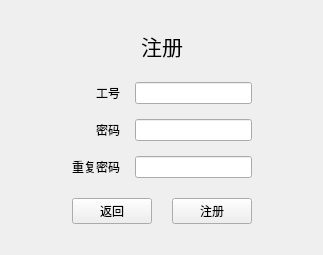
<?xml version="1.0" encoding="UTF-8"?>
<ui version="4.0">
 <class>RegisterWindow</class>
 <widget class="QWidget" name="RegisterWindow">
  <property name="geometry">
   <rect>
    <x>0</x>
    <y>0</y>
    <width>323</width>
    <height>255</height>
   </rect>
  </property>
  <property name="windowTitle">
   <string>注册</string>
  </property>
  <layout class="QHBoxLayout" name="horizontalLayout_3">
   <item>
    <spacer name="horizontalSpacer">
     <property name="orientation">
      <enum>Qt::Horizontal</enum>
     </property>
     <property name="sizeHint" stdset="0">
      <size>
       <width>40</width>
       <height>20</height>
      </size>
     </property>
    </spacer>
   </item>
   <item>
    <layout class="QVBoxLayout" name="verticalLayout">
     <property name="spacing">
      <number>20</number>
     </property>
     <item>
      <spacer name="verticalSpacer">
       <property name="orientation">
        <enum>Qt::Vertical</enum>
       </property>
       <property name="sizeHint" stdset="0">
        <size>
         <width>20</width>
         <height>40</height>
        </size>
       </property>
      </spacer>
     </item>
     <item>
      <widget class="QLabel" name="label_3">
       <property name="font">
        <font>
         <pointsize>16</pointsize>
        </font>
       </property>
       <property name="text">
        <string>注册</string>
       </property>
       <property name="alignment">
        <set>Qt::AlignCenter</set>
       </property>
      </widget>
     </item>
     <item>
      <layout class="QGridLayout" name="gridLayout">
       <property name="bottomMargin">
        <number>0</number>
       </property>
       <property name="spacing">
        <number>15</number>
       </property>
       <item row="1" column="0">
        <widget class="QLabel" name="label_2">
         <property name="text">
          <string>密码</string>
         </property>
         <property name="alignment">
          <set>Qt::AlignRight|Qt::AlignTrailing|Qt::AlignVCenter</set>
         </property>
        </widget>
       </item>
       <item row="0" column="0">
        <widget class="QLabel" name="label">
         <property name="text">
          <string>工号</string>
         </property>
         <property name="alignment">
          <set>Qt::AlignRight|Qt::AlignTrailing|Qt::AlignVCenter</set>
         </property>
        </widget>
       </item>
       <item row="2" column="1">
        <widget class="QLineEdit" name="password2">
         <property name="echoMode">
          <enum>QLineEdit::Password</enum>
         </property>
        </widget>
       </item>
       <item row="1" column="1">
        <widget class="QLineEdit" name="password">
         <property name="echoMode">
          <enum>QLineEdit::Password</enum>
         </property>
        </widget>
       </item>
       <item row="0" column="1">
        <widget class="QLineEdit" name="workNumber"/>
       </item>
       <item row="2" column="0">
        <widget class="QLabel" name="label_4">
         <property name="text">
          <string>重复密码</string>
         </property>
         <property name="alignment">
          <set>Qt::AlignRight|Qt::AlignTrailing|Qt::AlignVCenter</set>
         </property>
        </widget>
       </item>
      </layout>
     </item>
     <item>
      <layout class="QHBoxLayout" name="horizontalLayout">
       <property name="topMargin">
        <number>0</number>
       </property>
       <item>
        <widget class="QPushButton" name="backButton">
         <property name="focusPolicy">
          <enum>Qt::ClickFocus</enum>
         </property>
         <property name="text">
          <string>返回</string>
         </property>
        </widget>
       </item>
       <item>
        <widget class="QPushButton" name="regButton">
         <property name="text">
          <string>注册</string>
         </property>
        </widget>
       </item>
      </layout>
     </item>
     <item>
      <spacer name="verticalSpacer_2">
       <property name="orientation">
        <enum>Qt::Vertical</enum>
       </property>
       <property name="sizeHint" stdset="0">
        <size>
         <width>20</width>
         <height>40</height>
        </size>
       </property>
      </spacer>
     </item>
    </layout>
   </item>
   <item>
    <spacer name="horizontalSpacer_2">
     <property name="orientation">
      <enum>Qt::Horizontal</enum>
     </property>
     <property name="sizeHint" stdset="0">
      <size>
       <width>40</width>
       <height>20</height>
      </size>
     </property>
    </spacer>
   </item>
  </layout>
 </widget>
 <tabstops>
  <tabstop>workNumber</tabstop>
  <tabstop>password</tabstop>
  <tabstop>password2</tabstop>
  <tabstop>regButton</tabstop>
 </tabstops>
 <resources/>
 <connections/>
</ui>
